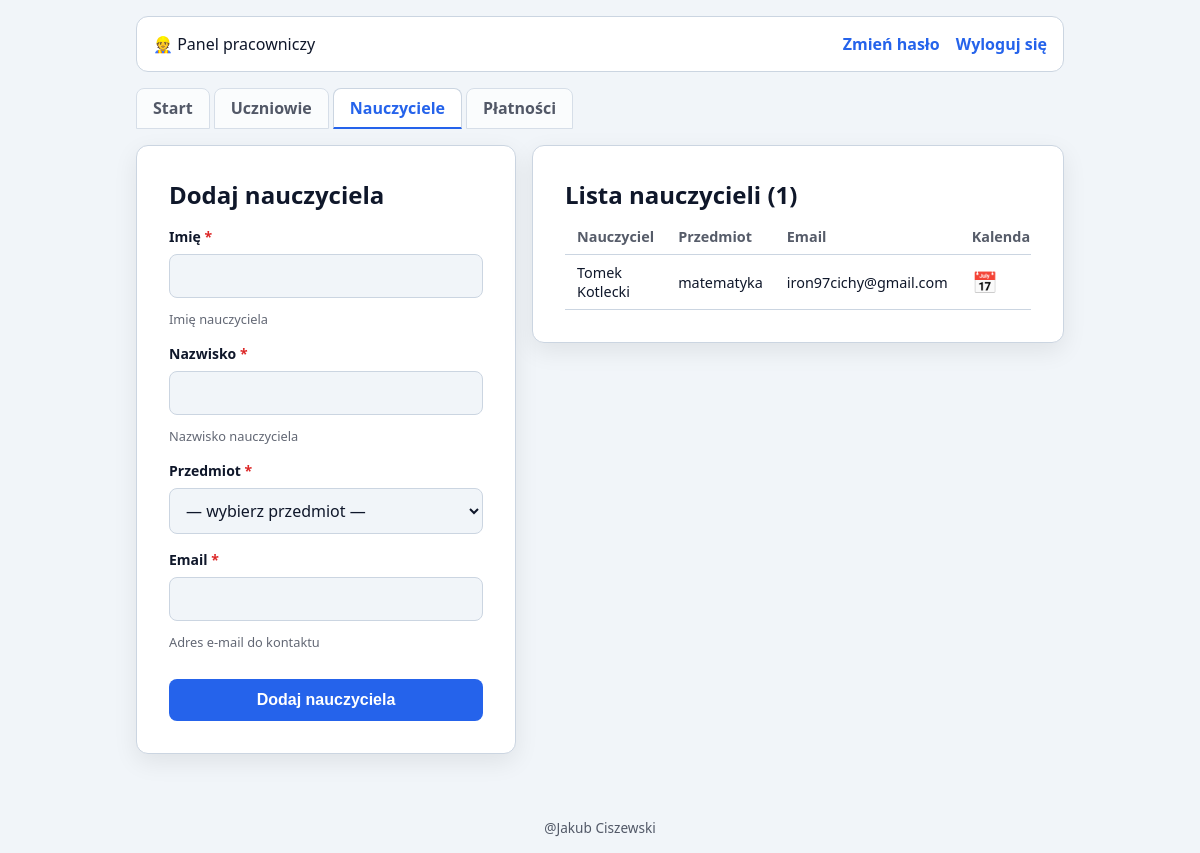
Page /nauczyciele/ (signed in) on the committed database.
### konta/models.py (models this page shows, shortened)
class Nauczyciel(models.Model):
    imie = models.CharField('imię', max_length=100)
    nazwisko = models.CharField('nazwisko', max_length=100)
    przedmiot = models.CharField('przedmiot', max_length=100, choices=PRZEDMIOTY, default='')
    email = models.EmailField('email')
    dodano = models.DateTimeField('data dodania', auto_now_add=True)
    class Meta:
        verbose_name = 'nauczyciel'
        verbose_name_plural = 'nauczyciele'
        ordering = ['nazwisko']

### konta/views.py (the view)
# urls.py: path('nauczyciele/', views.nauczyciele, name='nauczyciele'),
@login_required
def nauczyciele(request):
    nauczyciele_lista = Nauczyciel.objects.all()
    form = FormularzNauczyciela(request.POST or None)
    if request.method == 'POST' and form.is_valid():
        form.save()
        messages.success(request, 'Nauczyciel został dodany do systemu.')
        return redirect('nauczyciele')
    return render(request, 'konta/nauczyciele.html', {
        'form': form,
        'nauczyciele': nauczyciele_lista,
    })

### konta/forms.py
class FormularzNauczyciela(forms.ModelForm):
    przedmiot = forms.ChoiceField(
        label='przedmiot',
        choices=WYBIERZ_PRZEDMIOT,
    )
    class Meta:
        model = Nauczyciel
        fields = ['imie', 'nazwisko', 'przedmiot', 'email']
        help_texts = {
            'imie': 'Imię nauczyciela',
            'nazwisko': 'Nazwisko nauczyciela',
            'email': 'Adres e-mail do kontaktu',
        }
        error_messages = {
            'email': {'invalid': 'Wpisz poprawny adres e-mail.'},
        }
    def __init__(self, *args, **kwargs):
        super().__init__(*args, **kwargs)
        for nazwa, pole in self.fields.items():
            pole.required = True
            pole.widget.attrs['required'] = True

### templates/konta/nauczyciele.html (shortened to what this page needs)
{% extends 'konta/panel.html' %}
{% block panel %}
<div class="uczniowie-uklad">
  <section class="karta">
    <h2>Dodaj nauczyciela</h2>
    <form method="post" class="formularz">
      <label for="{{ form.imie.id_for_label }}">Imię <span class="gwiazdka">*</span></label>
      {{ form.imie }}
      {% if form.imie.help_text %}<p class="podpowiedz">{{ form.imie.help_text }}</p>{% endif %}
      <label for="{{ form.nazwisko.id_for_label }}">Nazwisko <span class="gwiazdka">*</span></label>
      {{ form.nazwisko }}
      {% if form.nazwisko.help_text %}<p class="podpowiedz">{{ form.nazwisko.help_text }}</p>{% endif %}
      <label for="{{ form.przedmiot.id_for_label }}">Przedmiot <span class="gwiazdka">*</span></label>
      {{ form.przedmiot }}
      <label for="{{ form.email.id_for_label }}">Email <span class="gwiazdka">*</span></label>
      {{ form.email }}
      {% if form.email.help_text %}<p class="podpowiedz">{{ form.email.help_text }}</p>{% endif %}
      <button type="submit">Dodaj nauczyciela</button>
    </form>
  </section>
  <section class="karta">
    <h2>Lista nauczycieli ({{ nauczyciele|length }})</h2>
    {% if nauczyciele %}
      <div class="tabela-wrapper">
        <table class="tabela">
          <thead>
            <tr>
              <th>Nauczyciel</th>
              <th>Przedmiot</th>
              <th>Email</th>
              <th>Kalendarz</th>
            </tr>
          </thead>
          <tbody>
            {% for nauczyciel in nauczyciele %}
              <tr>
                <td>{{ nauczyciel.imie }} {{ nauczyciel.nazwisko }}</td>
                <td>{{ nauczyciel.przedmiot }}</td>
                <td>{{ nauczyciel.email }}</td>
                <td><a class="ikona-kalendarza" href="{% url 'kalendarz_nauczyciela' nauczyciel.id %}" title="Zobacz kalendarz">📅</a></td>
              </tr>
            {% endfor %}
          </tbody>
        </table>
      </div>
    {% else %}
      <p>Brak nauczycieli w systemie. Dodaj pierwszego obok.</p>
    {% endif %}
  </section>
</div>
{% endblock %}

### static/css/style.css (style rules this page uses)
:root { --tlo: #f1f5f9; --karta: #ffffff; --tekst: #0f172a; --akcent: #2563eb; --akcent-ciemny: #1d4ed8; --blad: #dc2626; --ramka: #cbd5e1; }
* { box-sizing: border-box; margin: 0; padding: 0; }
body { font-family: system-ui, -apple-system, "Segoe UI", Roboto, sans-serif; background: var(--tlo); color: var(--tekst); min-height: 100vh; }
.opakowanie .karta { margin-top: 1rem; }
.karta { background: var(--karta); border: 1px solid var(--ramka); border-radius: 12px; padding: 2rem; width: 100%; max-width: 24rem; box-shadow: 0 8px 24px rgba(0, 0, 0, 0.08); }
.karta h2 { margin-bottom: 0.5rem; }
.formularz { display: flex; flex-direction: column; gap: 0.5rem; }
.formularz label { font-size: 0.875rem; font-weight: 600; margin-top: 0.5rem; }
.formularz input, .formularz select, .formularz textarea { padding: 0.625rem 0.75rem; border: 1px solid var(--ramka); border-radius: 8px; background: var(--tlo); color: var(--tekst); font-size: 1rem; font-family: inherit; width: 100%; }
.formularz button { margin-top: 1.25rem; padding: 0.75rem; background: var(--akcent); color: #fff; border: none; border-radius: 8px; font-size: 1rem; font-weight: 600; cursor: pointer; }
.tabela-wrapper { overflow-x: auto; }
.tabela { width: 100%; border-collapse: collapse; font-size: 0.9rem; }
.tabela th, .tabela td { padding: 0.5rem 0.75rem; border-bottom: 1px solid var(--ramka); text-align: left; }
.tabela th { font-weight: 600; opacity: 0.7; }
.gwiazdka { color: var(--blad); }
.podpowiedz { font-size: 0.8rem; opacity: 0.65; margin-top: 0.25rem; }
.uczniowie-uklad { display: grid; grid-template-columns: minmax(0, 1fr) minmax(0, 1.4fr); gap: 1rem; align-items: start; }
.uczniowie-uklad .karta { margin-top: 0; max-width: none; }
.ikona-kalendarza { font-size: 1.3rem; text-decoration: none; }

### rows in the picture
Nauczyciel: imie "Tomek", nazwisko "Kotlecki", przedmiot "matematyka", email "iron97cichy@gmail.com"

### other values in the picture
{{ nauczyciele|length }} "1"
